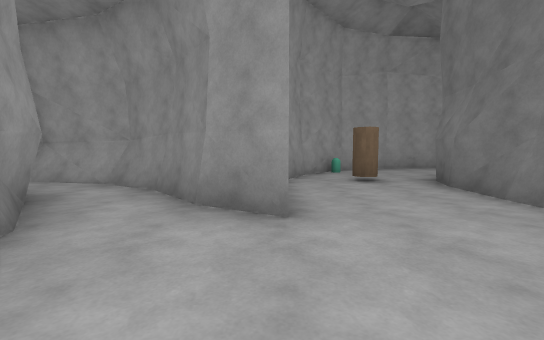
view 1 (above)

19 first-person views from a walk through a scene from a Unity 3-D project. The camera is 1.2 m above the floor, tilts 4° down and sees 90° across. Doors are open. The floor is counted in squares, 2 m on a side. Each view is taken from the middle of a square. On the plan, view 1 faces up. The plan holds only what a view shows up to about 9 squares ahead; the rest is blank. The place goes on beyond the plan. The player is left out. Surface patterns are stand-ins for the level's own textures.

view 2
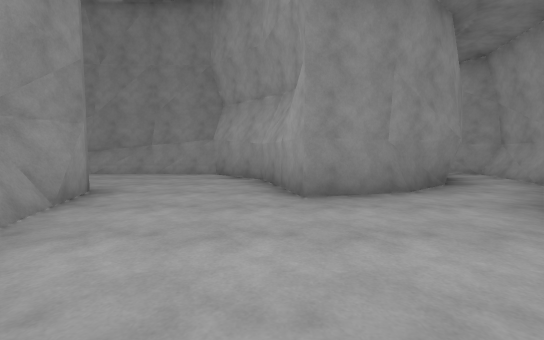

view 3
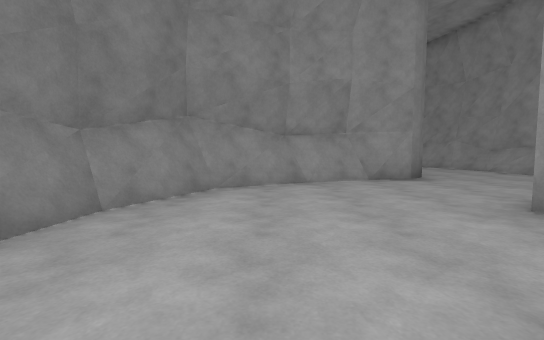

view 4
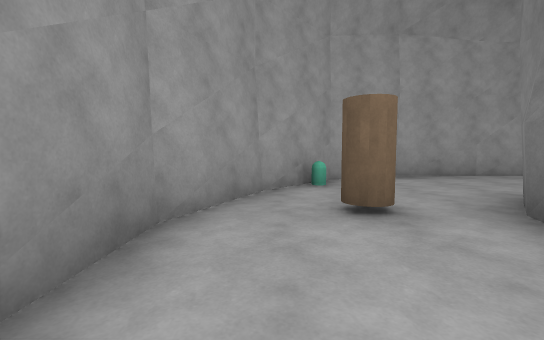

view 5
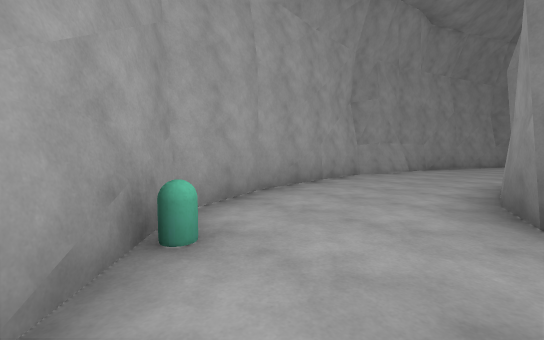

view 6
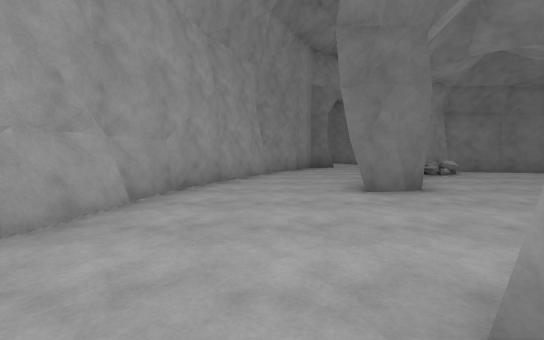

view 7
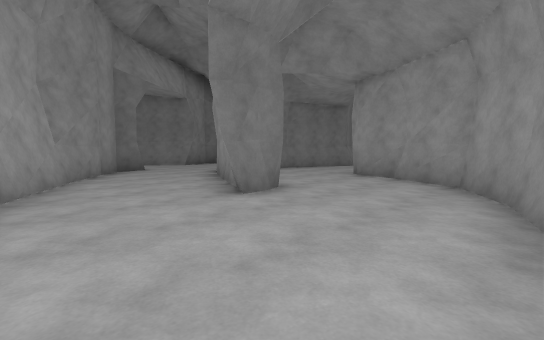

view 8
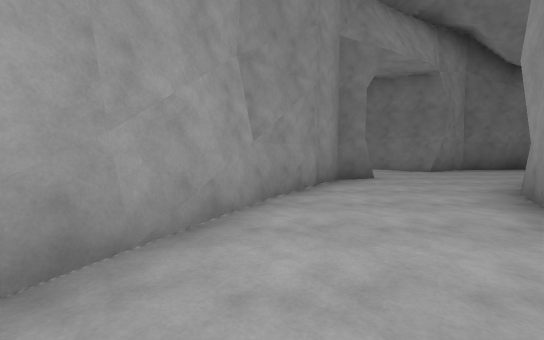

view 9
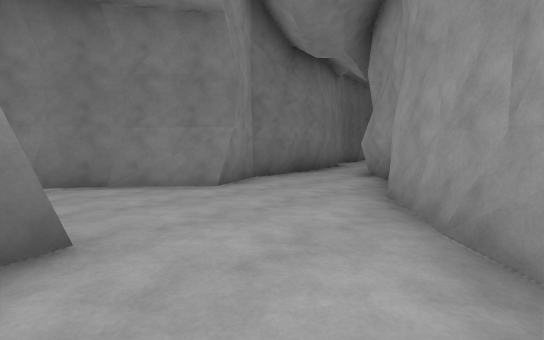

view 10
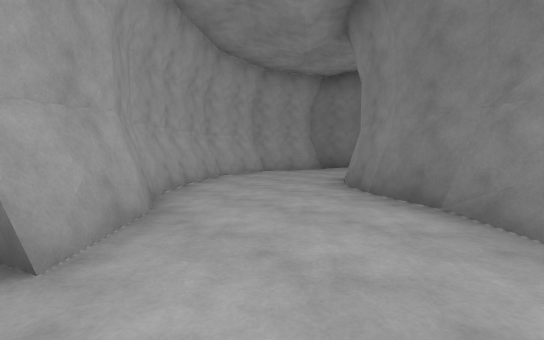

view 11
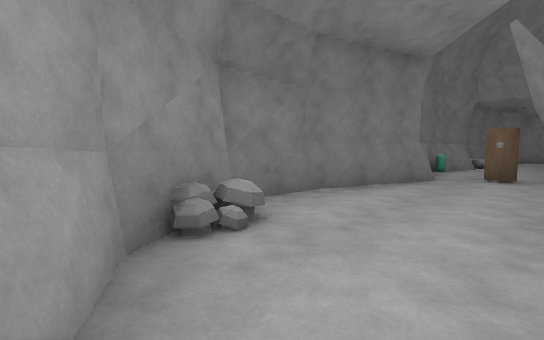

view 12
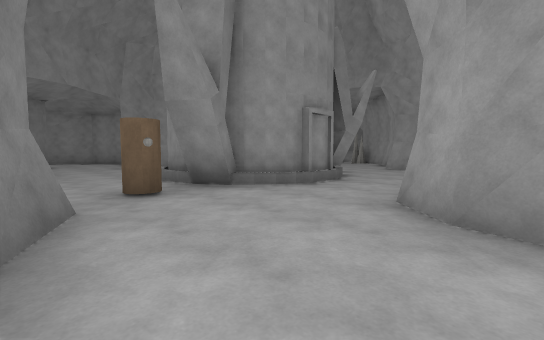

view 13
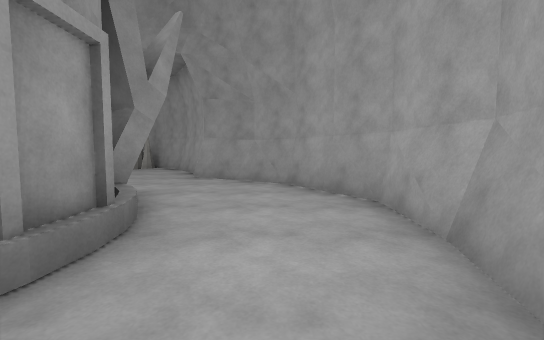

view 14
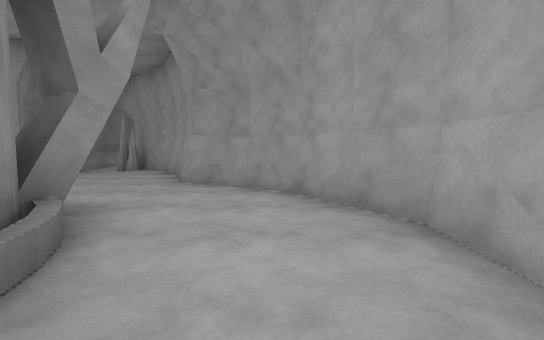

view 15
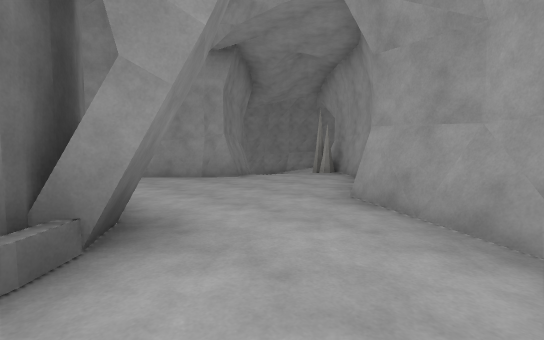

view 16
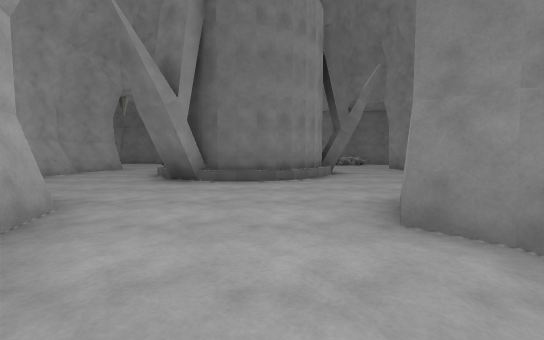

view 17
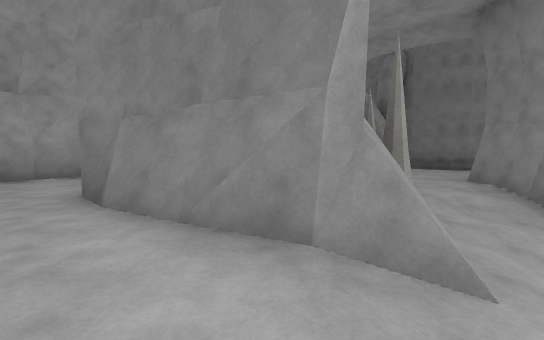

view 18
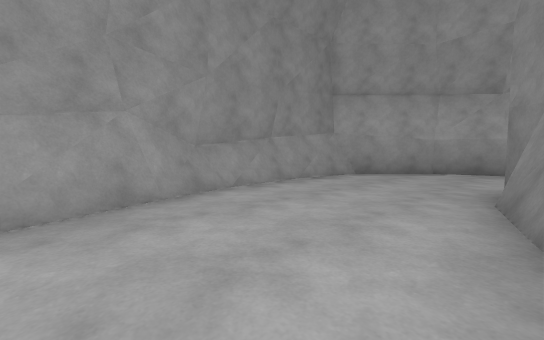

view 19
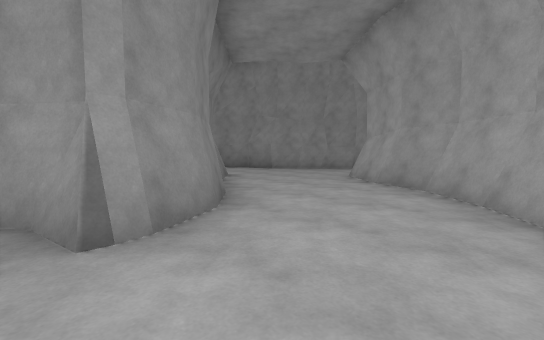

### Floor plan
Key: @ floor where view 1 was taken; # wall or solid block; x gap in a wall; . main floor; - floor 0.25 m lower than the main floor; _ floor 0.5 m lower than the main floor; / step, stairs or slope; = window, fence, low wall or low ledge; O other object.
Columns run from 6 left of view 1 to 22 right of it. Each row starts with its distance up from view 1.
 10           #####
  9        ####...#####      ####
  8       ##O.........###  ###...
  7       #.............####.....
  6       #.O.###.........##...#.
  5   #####...# ##...##...#...###
  4   #..##..##  #....##......#
  3   ##..#..#   #.....##....##
  2    =#....#   ###....##..##
  1    ##....#  #####...##...#
  0  ###..@..####..##...###..#
 -1  #......###........## #..#
 -2 ##.....####........#  ##.#
 -3 #...######..######O#    ..
 -4 #...## #.....#  #..##
 -5 ##..##O......#  #..O#
 -6  #...#O....../ #...##
 -7  #..-___###...x....#

Positions as (right, up) in squares from view 1, and headings:
1: (0, 0), facing up
2: (2, 0), facing left
3: (1, 3), facing down
4: (1, 3), facing up
5: (1, 6), facing up-right
6: (6, 7), facing right
7: (7, 8), facing down-right
8: (10, 7), facing right
9: (14, 5), facing down-right
10: (16, 3), facing up-right
11: (11, 4), facing down-right
12: (13, 1), facing down-left
13: (10, -1), facing left
14: (9, -1), facing left
15: (7, -1), facing down-left
16: (1, -5), facing right
17: (-3, -7), facing up-right
18: (-2, -7), facing up-left
19: (22, 8), facing down-left
